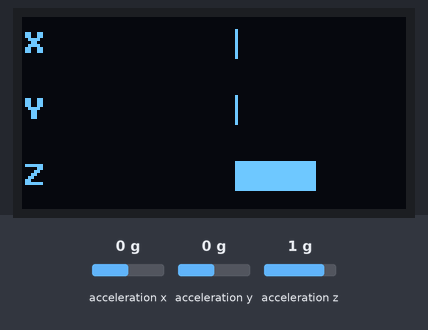
This program was run on a simulated Raspberry Pi Pico running MicroPython. Parts: 128×64 one-colour display. The inputs (shaded band) are chosen by the test bench; at power-on: acceleration x 0 g, acceleration y 0 g, acceleration z 1 g. Library files of the repository ran but are not shown: ssd1306.py.

Above: at 1.3 s.
1.4 s: acceleration x set to -1.4 g
At 2.3 s:
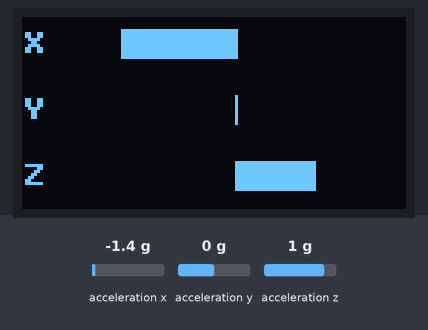
2.9 s: acceleration y set to -1.4 g
At 3.7 s:
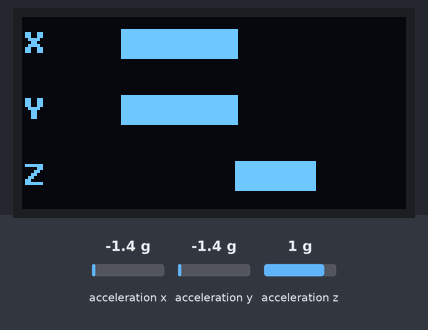
4.4 s: acceleration z set to -1.4 g
At 4.9 s:
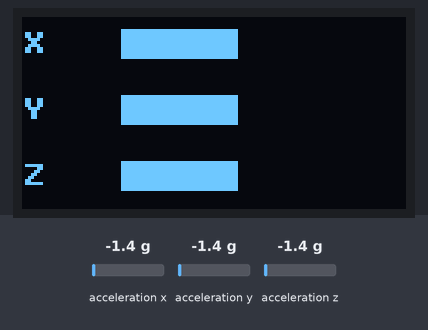
5.9 s: acceleration x set to -0.8 g
At 6.2 s:
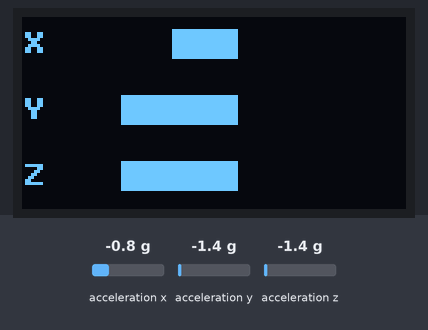
Timing chart, 0 to 8.4 s (numbered marks = the images above; inputs shaded):
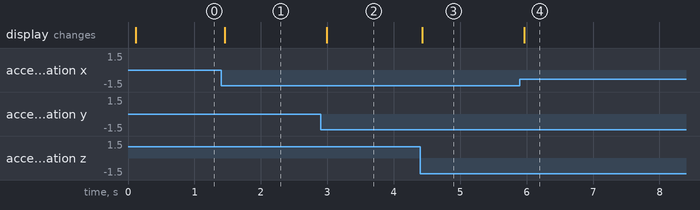

The program:

04-display-accel-bars.py
```python
import machine
import struct
import time
import config

# MPU6050 wiring (I2C1):
#   SDA -> GPIO10 (I2C1 SDA)
#   SCL -> GPIO11 (I2C1 SCL)
#
# OLED wiring (SPI0) is defined in config.py.
#
# Load this file onto the Pico with Thonny and run it (F5), or run
# headlessly with mpremote (requires config.py and lib/ssd1306.py to
# already be copied onto the Pico's filesystem). Three horizontal bars -
# X, Y, Z acceleration - grow left or right from a center line as you
# tilt/move the sensor.
I2C_SDA_PIN = 10
I2C_SCL_PIN = 11
I2C_BUS = 1
MPU6050_ADDRESS = 0x68
PWR_MGMT_1 = 0x6B
ACCEL_XOUT_H = 0x3B

ACCEL_SCALE = 16384.0  # LSB per g at the default +/-2g range
MAX_G = 2.0             # acceleration at full bar deflection

sda = machine.Pin(I2C_SDA_PIN)
scl = machine.Pin(I2C_SCL_PIN)
i2c = machine.I2C(I2C_BUS, sda=sda, scl=scl, freq=400000)

# Wake the sensor - it powers on in sleep mode
i2c.writeto_mem(MPU6050_ADDRESS, PWR_MGMT_1, bytes([0x00]))
time.sleep_ms(100)

oled = config.init_display()
WHITE = config.WHITE
BLACK = config.BLACK
WIDTH = config.WIDTH
HEIGHT = config.HEIGHT

BAR_LEFT = 16
BAR_RIGHT = WIDTH - 1
BAR_CENTER = (BAR_LEFT + BAR_RIGHT) // 2
BAR_HALF_WIDTH = BAR_CENTER - BAR_LEFT
BAR_HEIGHT = 10
ROW_Y = (4, 26, 48)
LABELS = ("X", "Y", "Z")


def read_accel():
    data = i2c.readfrom_mem(MPU6050_ADDRESS, ACCEL_XOUT_H, 6)
    ax, ay, az = struct.unpack(">hhh", data)
    return ax / ACCEL_SCALE, ay / ACCEL_SCALE, az / ACCEL_SCALE


def draw_bar(y, value):
    length = int((value / MAX_G) * BAR_HALF_WIDTH)
    if length > BAR_HALF_WIDTH:
        length = BAR_HALF_WIDTH
    elif length < -BAR_HALF_WIDTH:
        length = -BAR_HALF_WIDTH
    if length >= 0:
        oled.fill_rect(BAR_CENTER, y, length, BAR_HEIGHT, WHITE)
    else:
        oled.fill_rect(BAR_CENTER + length, y, -length, BAR_HEIGHT, WHITE)


def draw_frame(ax, ay, az):
    oled.fill(BLACK)
    for label, y, value in zip(LABELS, ROW_Y, (ax, ay, az)):
        oled.text(label, 0, y + 1, WHITE)
        oled.vline(BAR_CENTER, y, BAR_HEIGHT, WHITE)
        draw_bar(y, value)
    oled.show()


try:
    while True:
        ax, ay, az = read_accel()
        draw_frame(ax, ay, az)
        time.sleep_ms(100)
except KeyboardInterrupt:
    print("Got ctrl-c, stopping")
```

config.py
```python
# Hardware configuration for the MPU6050 IMU kit.

from machine import Pin, SPI
import ssd1306

# ---------------------------------------------------------------------------
# OLED display (SPI0) - 2.42" SSD1306/SSD1309, same pins as compass-hmc5883l
# ---------------------------------------------------------------------------
WIDTH = 128
HEIGHT = 64

SCL_PIN = 2  # SPI clock
SDA_PIN = 3  # SPI MOSI
RES_PIN = 4
DC_PIN = 5
CS_PIN = 6

WHITE = 1
BLACK = 0
NO_FILL = 0
FILL = 1


def init_display():
    clock = Pin(SCL_PIN)
    data = Pin(SDA_PIN)
    res = Pin(RES_PIN)
    dc = Pin(DC_PIN)
    cs = Pin(CS_PIN)
    spi = SPI(0, sck=clock, mosi=data)
    return ssd1306.SSD1306_SPI(WIDTH, HEIGHT, spi, dc, res, cs)


# ---------------------------------------------------------------------------
# MPU6050 sensor (I2C1)
# ---------------------------------------------------------------------------
# The RP2040's I2C1 hardware block fixes GPIO10 as SDA and GPIO11 as SCL -
# machine.I2C(1, ...) raises "bad SCL pin" if the roles are swapped.
I2C_SDA_PIN = 10
I2C_SCL_PIN = 11
I2C_BUS = 1

# Aux I2C pass-through pins - usually unconnected on GY-521 breakouts
XDA_PIN = 12
XCL_PIN = 13

# Address select pin: low/floating = 0x68, high = 0x69
AD0_PIN = 14

# Interrupt output, only active once configured in the driver
INT_PIN = 15

# I2C addresses and identity register
MPU6050_ADDRESS_LOW = 0x68   # AD0 tied low (or floating with internal pull-down)
MPU6050_ADDRESS_HIGH = 0x69  # AD0 tied high
WHO_AM_I_REG = 0x75
WHO_AM_I_EXPECTED = 0x68     # MPU6050 always reports 0x68 here, regardless of AD0
```

Measured:
- after the input at 1.4 s, the display: changes after 0.05 s (image 1)
- after the input at 2.9 s, the display: changes after 0.09 s (image 2)
- after the input at 4.4 s, the display: changes at once (image 3)
- after the input at 5.9 s, the display: changes after 0.07 s (image 4)
